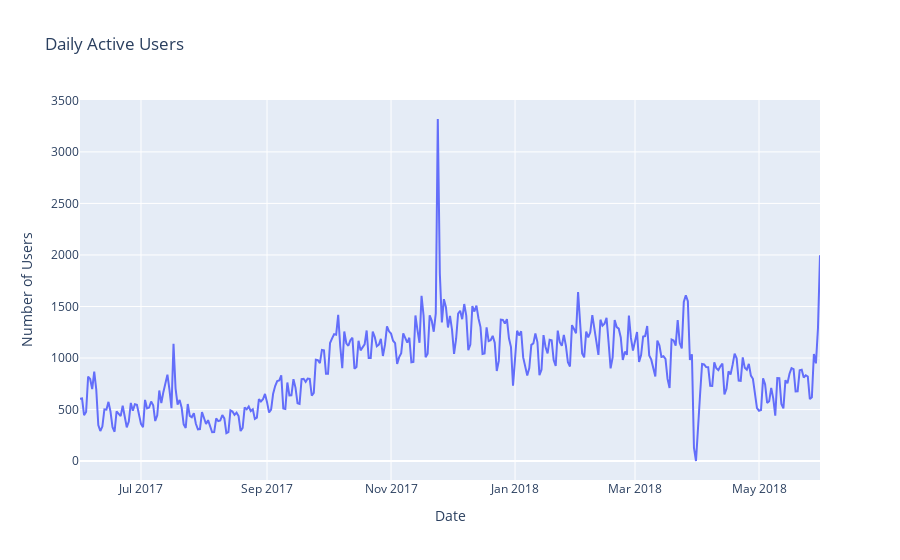

Notebook code cell kept with this figure:
### Code cell
# create a line plot for daily usage
fig = px.line(visits_daily, x='date', y='uid', 
              title='Daily Active Users', 
              labels={'date': 'Date', 
                      'uid': 'Number of Users'})
fig.show()

### Figure 1 — Plotly figure (JSON) as saved in the notebook; plotly's stock layout.template omitted (floating-point values rounded to 4 significant figures; data arrays with more than 128 entries replaced by an {"elided": "..."} marker saying what was removed)
{"data": [{"hovertemplate": "Date=%{x}<br>Number of Users=%{y}<extra></extra>", "legendgroup": "", "line": {"color": "#636efa", "dash": "solid"}, "marker": {"symbol": "circle"}, "mode": "lines", "name": "", "orientation": "v", "showlegend": false, "type": "scatter", "x": {"elided": "364 str values"}, "xaxis": "x", "y": {"elided": "364 int values"}, "yaxis": "y"}], "layout": {"legend": {"tracegroupgap": 0}, "title": {"text": "Daily Active Users"}, "xaxis": {"anchor": "y", "domain": [0, 1], "title": {"text": "Date"}}, "yaxis": {"anchor": "x", "domain": [0, 1], "title": {"text": "Number of Users"}}}}
